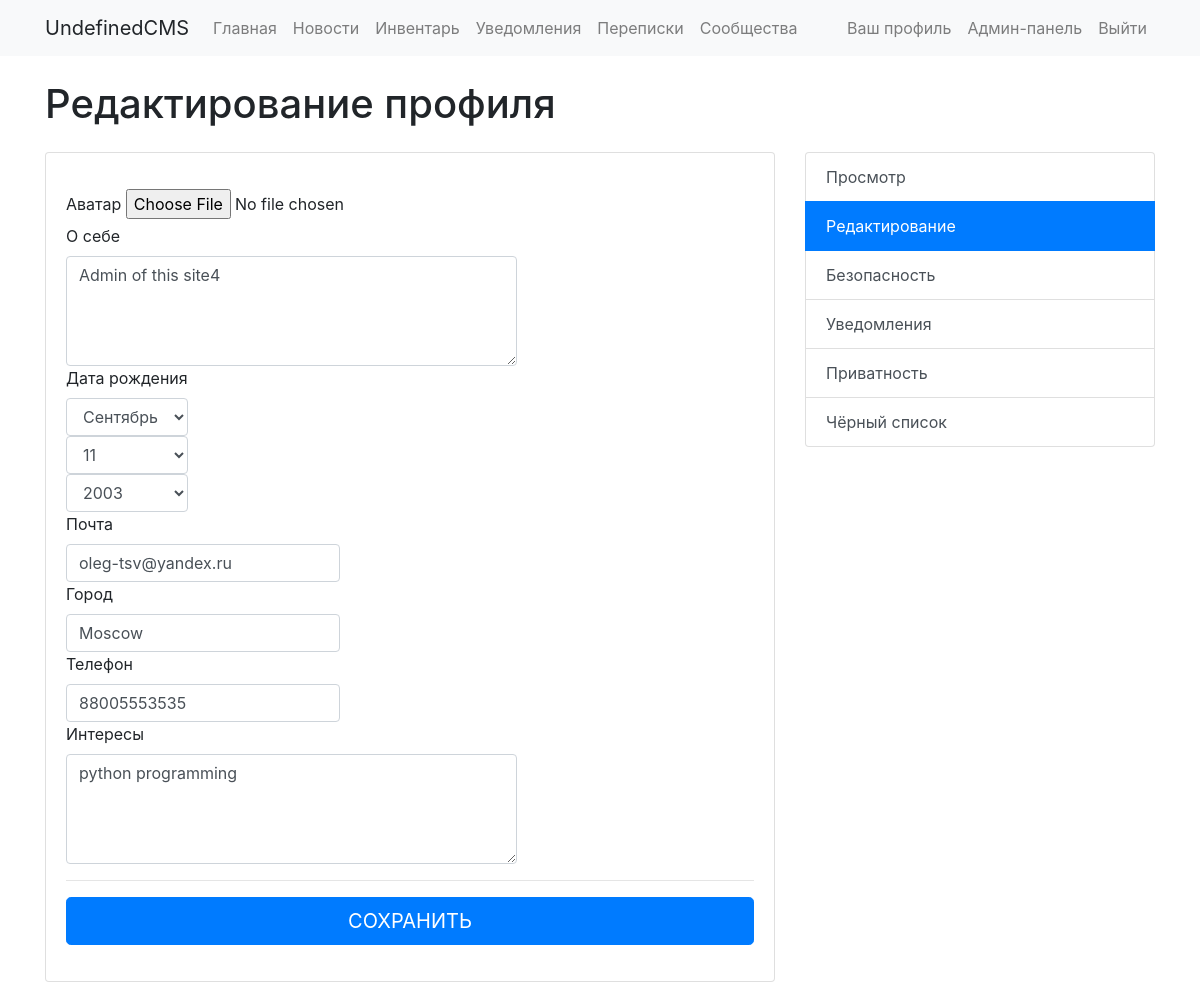
Page /profile/edit/ (signed in) on the committed database.
### UserProfile/models.py (models this page shows, shortened)
class Profile(models.Model):
    user = models.OneToOneField(User, on_delete=models.CASCADE)
    about = models.TextField(max_length=500, blank=True)
    birth_date = models.DateField(null=True, blank=True)
    email = models.TextField(max_length=50, blank=True)
    city = models.TextField(max_length=30, blank=True)
    phone = models.TextField(max_length=30, blank=True)
    interests = models.TextField(max_length=500, blank=True)
    avatar = models.ImageField(upload_to=user_directorypath, default='/static/profile.jpg')
    blacklist = models.ManyToManyField(User, related_name='blacklists', blank=True)
    verified = models.BooleanField(default=False)
    last_time_online = models.DateTimeField(default=datetime.now)
    rating = models.FloatField(null=True, blank=True, default=0)

### UserProfile/views.py (the view, shortened to what this page needs)
# urls.py: path('edit/', EditProfileView.as_view(), name='editprofile'),
class EditProfileView(View):
    def get(self, request):
        if not request.user.is_authenticated:
            return HttpResponseRedirect('/')
        else:
            initial_params = dict()
            initial_params['about'] = request.user.profile.about
            initial_params['birth_date'] = request.user.profile.birth_date
            initial_params['email'] = request.user.profile.email
            initial_params['city'] = request.user.profile.city
            initial_params['phone'] = request.user.profile.phone
            initial_params['interests'] = request.user.profile.interests
            form = ProfileForm(initial=initial_params)
            context = {'form': form}
            context['current_app_name'] = "profile"
            template = loader.get_template('UserProfile/editprofile.html')
            return HttpResponse(template.render(context, request))

### UserProfile/forms.py (shortened to what this page needs)
class ProfileForm(forms.Form):
    about = forms.CharField(max_length=500, widget=forms.Textarea(attrs={'class': 'form-control', 'rows': 4}), required=False)
    birth_date = forms.DateField(widget=forms.SelectDateWidget(attrs={'class': 'form-control'}, years=list(range(1900, 2020))), required=False)
    email = forms.CharField(max_length=50, widget=forms.TextInput(attrs={'class': 'form-control'}))
    city = forms.CharField(max_length=30, widget=forms.TextInput(attrs={'class': 'form-control'}), required=False)
    phone = forms.CharField(max_length=30, widget=forms.TextInput(attrs={'class': 'form-control'}))
    interests = forms.CharField(max_length=500, widget=forms.Textarea(attrs={'class': 'form-control', 'rows': 4}), required=False)
    avatar = forms.ImageField(required=False)

### UserProfile/templates/UserProfile/editprofile.html (shortened to what this page needs)
<!doctype html>
<html lang="ru">
  <head>
    <link rel="stylesheet" href="https://stackpath.bootstrapcdn.com/bootstrap/4.3.1/css/bootstrap.min.css">
  </head>
  <body>
    {% include 'standart_menu.html' %}
    <div class="container">
      <div class="row">
        <div class="col-lg-8">
          <h1 class="my-4">Редактирование профиля</h1>
          <div class="card mb-4">
            <div class="card-body">
              <p class="card-text">
                <form class="form-signin" action="{% url 'UserProfile:editprofile' %}" method="post" enctype='multipart/form-data'>
                <div class="form-row align-items-center">
                    <div class="col-auto">
                      <label for="inputAbout">Аватар</label>
                      {{ form.avatar }}
                    </div>
                  </div>
                <div class="form-row align-items-center">
                  <div class="col-auto">
                    <label for="inputAbout">О себе</label>
                    {{ form.about }}
                  </div>
                </div>
              <div class="form-row align-items-center">
                  <div class="col-auto">
                    <label for="inputBirthDate">Дата рождения</label>
                    {{ form.birth_date }}
                  </div>
              </div>
              <div class="form-row align-items-center">
                  <div class="col-auto">
                    <label for="inputEmail">Почта</label>
                    {{ form.email }}
                  </div>
                </div>
               <div class="form-row align-items-center">
                  <div class="col-auto">
                    <label for="inputCity">Город</label>
                    {{ form.city }}
                  </div>
                </div>
              <div class="form-row align-items-center">
                  <div class="col-auto">
                    <label for="inputPhone">Телефон</label>
                    {{ form.phone }}
                  </div>
              </div>
              <div class="form-row align-items-center">
                  <div class="col-auto">
                    <label for="inputInterests">Интересы</label>
                    {{ form.interests }}
                  </div>
              </div>
                  <hr>
                  <button class="btn btn-lg btn-primary btn-block text-uppercase" type="submit">Сохранить</button>
                </form>
              </p>
            </div>
          </div>
        </div>
        <div class="col-lg-4">
          <div class="py-5"></div>
          <div class="list-group">
            <a href="{% url 'UserProfile:index' %}" class="list-group-item list-group-item-action">Просмотр</a>
            <a href="{% url 'UserProfile:editprofile' %}" class="list-group-item list-group-item-action active">Редактирование</a>
            <a href="{% url 'UserProfile:edit_security' %}" class="list-group-item list-group-item-action">Безопасность</a>
            <a href="{% url 'UserProfile:edit_notifications' %}" class="list-group-item list-group-item-action">Уведомления</a>
            <a href="{% url 'UserProfile:edit_privacy' %}" class="list-group-item list-group-item-action">Приватность</a>
            <a href="{% url 'UserProfile:blockedusers' %}" class="list-group-item list-group-item-action">Чёрный список</a>
          </div>
        </div>
      </div>
    </div>
  </body>
</html>

### rows in the picture
Profile: about "Admin of this site4", email "oleg-tsv@yandex.ru", city "Moscow", phone "88005553535", interests "python programming"
